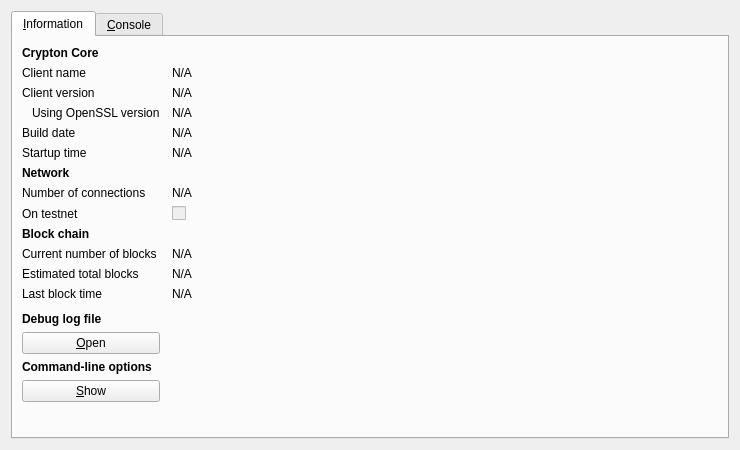
<?xml version="1.0" encoding="UTF-8"?>
<ui version="4.0">
 <class>RPCConsole</class>
 <widget class="QDialog" name="RPCConsole">
  <property name="geometry">
   <rect>
    <x>0</x>
    <y>0</y>
    <width>740</width>
    <height>450</height>
   </rect>
  </property>
  <property name="windowTitle">
   <string>Crypton - Debug window</string>
  </property>
  <layout class="QVBoxLayout" name="verticalLayout_2">
   <item>
    <widget class="QTabWidget" name="tabWidget">
     <property name="currentIndex">
      <number>0</number>
     </property>
     <widget class="QWidget" name="tab_info">
      <attribute name="title">
       <string>&amp;Information</string>
      </attribute>
      <layout class="QGridLayout" name="gridLayout" columnstretch="0,1">
       <property name="horizontalSpacing">
        <number>12</number>
       </property>
       <item row="0" column="0">
        <widget class="QLabel" name="label_9">
         <property name="font">
          <font>
           <weight>75</weight>
           <bold>true</bold>
          </font>
         </property>
         <property name="text">
          <string>Crypton Core</string>
         </property>
        </widget>
       </item>
       <item row="1" column="0">
        <widget class="QLabel" name="label_5">
         <property name="text">
          <string>Client name</string>
         </property>
        </widget>
       </item>
       <item row="1" column="1">
        <widget class="QLabel" name="clientName">
         <property name="cursor">
          <cursorShape>IBeamCursor</cursorShape>
         </property>
         <property name="text">
          <string>N/A</string>
         </property>
         <property name="textFormat">
          <enum>Qt::PlainText</enum>
         </property>
         <property name="textInteractionFlags">
          <set>Qt::LinksAccessibleByMouse|Qt::TextSelectableByKeyboard|Qt::TextSelectableByMouse</set>
         </property>
        </widget>
       </item>
       <item row="2" column="0">
        <widget class="QLabel" name="label_6">
         <property name="text">
          <string>Client version</string>
         </property>
        </widget>
       </item>
       <item row="2" column="1">
        <widget class="QLabel" name="clientVersion">
         <property name="cursor">
          <cursorShape>IBeamCursor</cursorShape>
         </property>
         <property name="text">
          <string>N/A</string>
         </property>
         <property name="textFormat">
          <enum>Qt::PlainText</enum>
         </property>
         <property name="textInteractionFlags">
          <set>Qt::LinksAccessibleByMouse|Qt::TextSelectableByKeyboard|Qt::TextSelectableByMouse</set>
         </property>
        </widget>
       </item>
       <item row="3" column="0">
        <widget class="QLabel" name="label_14">
         <property name="text">
          <string>Using OpenSSL version</string>
         </property>
         <property name="indent">
          <number>10</number>
         </property>
        </widget>
       </item>
       <item row="3" column="1">
        <widget class="QLabel" name="openSSLVersion">
         <property name="cursor">
          <cursorShape>IBeamCursor</cursorShape>
         </property>
         <property name="text">
          <string>N/A</string>
         </property>
         <property name="textFormat">
          <enum>Qt::PlainText</enum>
         </property>
         <property name="textInteractionFlags">
          <set>Qt::LinksAccessibleByMouse|Qt::TextSelectableByKeyboard|Qt::TextSelectableByMouse</set>
         </property>
        </widget>
       </item>
       <item row="4" column="0">
        <widget class="QLabel" name="label_12">
         <property name="text">
          <string>Build date</string>
         </property>
        </widget>
       </item>
       <item row="4" column="1">
        <widget class="QLabel" name="buildDate">
         <property name="cursor">
          <cursorShape>IBeamCursor</cursorShape>
         </property>
         <property name="text">
          <string>N/A</string>
         </property>
         <property name="textFormat">
          <enum>Qt::PlainText</enum>
         </property>
         <property name="textInteractionFlags">
          <set>Qt::LinksAccessibleByMouse|Qt::TextSelectableByKeyboard|Qt::TextSelectableByMouse</set>
         </property>
        </widget>
       </item>
       <item row="5" column="0">
        <widget class="QLabel" name="label_13">
         <property name="text">
          <string>Startup time</string>
         </property>
        </widget>
       </item>
       <item row="5" column="1">
        <widget class="QLabel" name="startupTime">
         <property name="cursor">
          <cursorShape>IBeamCursor</cursorShape>
         </property>
         <property name="text">
          <string>N/A</string>
         </property>
         <property name="textFormat">
          <enum>Qt::PlainText</enum>
         </property>
         <property name="textInteractionFlags">
          <set>Qt::LinksAccessibleByMouse|Qt::TextSelectableByKeyboard|Qt::TextSelectableByMouse</set>
         </property>
        </widget>
       </item>
       <item row="6" column="0">
        <widget class="QLabel" name="label_11">
         <property name="font">
          <font>
           <weight>75</weight>
           <bold>true</bold>
          </font>
         </property>
         <property name="text">
          <string>Network</string>
         </property>
        </widget>
       </item>
       <item row="7" column="0">
        <widget class="QLabel" name="label_7">
         <property name="text">
          <string>Number of connections</string>
         </property>
        </widget>
       </item>
       <item row="7" column="1">
        <widget class="QLabel" name="numberOfConnections">
         <property name="cursor">
          <cursorShape>IBeamCursor</cursorShape>
         </property>
         <property name="text">
          <string>N/A</string>
         </property>
         <property name="textFormat">
          <enum>Qt::PlainText</enum>
         </property>
         <property name="textInteractionFlags">
          <set>Qt::LinksAccessibleByMouse|Qt::TextSelectableByKeyboard|Qt::TextSelectableByMouse</set>
         </property>
        </widget>
       </item>
       <item row="8" column="0">
        <widget class="QLabel" name="label_8">
         <property name="text">
          <string>On testnet</string>
         </property>
        </widget>
       </item>
       <item row="8" column="1">
        <widget class="QCheckBox" name="isTestNet">
         <property name="enabled">
          <bool>false</bool>
         </property>
         <property name="text">
          <string/>
         </property>
        </widget>
       </item>
       <item row="9" column="0">
        <widget class="QLabel" name="label_10">
         <property name="font">
          <font>
           <weight>75</weight>
           <bold>true</bold>
          </font>
         </property>
         <property name="text">
          <string>Block chain</string>
         </property>
        </widget>
       </item>
       <item row="10" column="0">
        <widget class="QLabel" name="label_3">
         <property name="text">
          <string>Current number of blocks</string>
         </property>
        </widget>
       </item>
       <item row="10" column="1">
        <widget class="QLabel" name="numberOfBlocks">
         <property name="cursor">
          <cursorShape>IBeamCursor</cursorShape>
         </property>
         <property name="text">
          <string>N/A</string>
         </property>
         <property name="textFormat">
          <enum>Qt::PlainText</enum>
         </property>
         <property name="textInteractionFlags">
          <set>Qt::LinksAccessibleByMouse|Qt::TextSelectableByKeyboard|Qt::TextSelectableByMouse</set>
         </property>
        </widget>
       </item>
       <item row="11" column="0">
        <widget class="QLabel" name="label_4">
         <property name="text">
          <string>Estimated total blocks</string>
         </property>
        </widget>
       </item>
       <item row="11" column="1">
        <widget class="QLabel" name="totalBlocks">
         <property name="cursor">
          <cursorShape>IBeamCursor</cursorShape>
         </property>
         <property name="text">
          <string>N/A</string>
         </property>
         <property name="textFormat">
          <enum>Qt::PlainText</enum>
         </property>
         <property name="textInteractionFlags">
          <set>Qt::LinksAccessibleByMouse|Qt::TextSelectableByKeyboard|Qt::TextSelectableByMouse</set>
         </property>
        </widget>
       </item>
       <item row="12" column="0">
        <widget class="QLabel" name="label_2">
         <property name="text">
          <string>Last block time</string>
         </property>
        </widget>
       </item>
       <item row="12" column="1">
        <widget class="QLabel" name="lastBlockTime">
         <property name="cursor">
          <cursorShape>IBeamCursor</cursorShape>
         </property>
         <property name="text">
          <string>N/A</string>
         </property>
         <property name="textFormat">
          <enum>Qt::PlainText</enum>
         </property>
         <property name="textInteractionFlags">
          <set>Qt::LinksAccessibleByMouse|Qt::TextSelectableByKeyboard|Qt::TextSelectableByMouse</set>
         </property>
        </widget>
       </item>
       <item row="13" column="0">
        <spacer name="verticalSpacer_2">
         <property name="orientation">
          <enum>Qt::Vertical</enum>
         </property>
         <property name="sizeHint" stdset="0">
          <size>
           <width>20</width>
           <height>20</height>
          </size>
         </property>
        </spacer>
       </item>
       <item row="14" column="0">
        <widget class="QLabel" name="labelDebugLogfile">
         <property name="font">
          <font>
           <weight>75</weight>
           <bold>true</bold>
          </font>
         </property>
         <property name="text">
          <string>Debug log file</string>
         </property>
        </widget>
       </item>
       <item row="15" column="0">
        <widget class="QPushButton" name="openDebugLogfileButton">
         <property name="toolTip">
          <string>Open the Crypton debug log file from the current data directory. This can take a few seconds for large log files.</string>
         </property>
         <property name="text">
          <string>&amp;Open</string>
         </property>
         <property name="autoDefault">
          <bool>false</bool>
         </property>
        </widget>
       </item>
       <item row="16" column="0">
        <widget class="QLabel" name="labelCLOptions">
         <property name="font">
          <font>
           <weight>75</weight>
           <bold>true</bold>
          </font>
         </property>
         <property name="text">
          <string>Command-line options</string>
         </property>
        </widget>
       </item>
       <item row="17" column="0">
        <widget class="QPushButton" name="showCLOptionsButton">
         <property name="toolTip">
          <string>Show the Crypton-Qt help message to get a list with possible Crypton command-line options.</string>
         </property>
         <property name="text">
          <string>&amp;Show</string>
         </property>
         <property name="autoDefault">
          <bool>false</bool>
         </property>
        </widget>
       </item>
       <item row="18" column="0">
        <spacer name="verticalSpacer">
         <property name="orientation">
          <enum>Qt::Vertical</enum>
         </property>
         <property name="sizeHint" stdset="0">
          <size>
           <width>20</width>
           <height>40</height>
          </size>
         </property>
        </spacer>
       </item>
      </layout>
     </widget>
     <widget class="QWidget" name="tab_console">
      <attribute name="title">
       <string>&amp;Console</string>
      </attribute>
      <layout class="QVBoxLayout" name="verticalLayout_3">
       <property name="spacing">
        <number>3</number>
       </property>
       <item>
        <widget class="QTextEdit" name="messagesWidget">
         <property name="minimumSize">
          <size>
           <width>0</width>
           <height>100</height>
          </size>
         </property>
         <property name="readOnly">
          <bool>true</bool>
         </property>
         <property name="tabKeyNavigation" stdset="0">
          <bool>false</bool>
         </property>
         <property name="columnCount" stdset="0">
          <number>2</number>
         </property>
        </widget>
       </item>
       <item>
        <layout class="QHBoxLayout" name="horizontalLayout">
         <property name="spacing">
          <number>3</number>
         </property>
         <item>
          <widget class="QLabel" name="label">
           <property name="text">
            <string notr="true">&gt;</string>
           </property>
          </widget>
         </item>
         <item>
          <widget class="QLineEdit" name="lineEdit"/>
         </item>
         <item>
          <widget class="QPushButton" name="clearButton">
           <property name="maximumSize">
            <size>
             <width>24</width>
             <height>24</height>
            </size>
           </property>
           <property name="toolTip">
            <string>Clear console</string>
           </property>
           <property name="text">
            <string/>
           </property>
           <property name="icon">
            <iconset resource="../bitcoin.qrc">
             <normaloff>:/icons/remove</normaloff>:/icons/remove</iconset>
           </property>
           <property name="shortcut">
            <string notr="true">Ctrl+L</string>
           </property>
           <property name="autoDefault">
            <bool>false</bool>
           </property>
          </widget>
         </item>
        </layout>
       </item>
      </layout>
     </widget>
    </widget>
   </item>
  </layout>
 </widget>
 <resources>
  <include location="../bitcoin.qrc"/>
 </resources>
 <connections/>
</ui>
